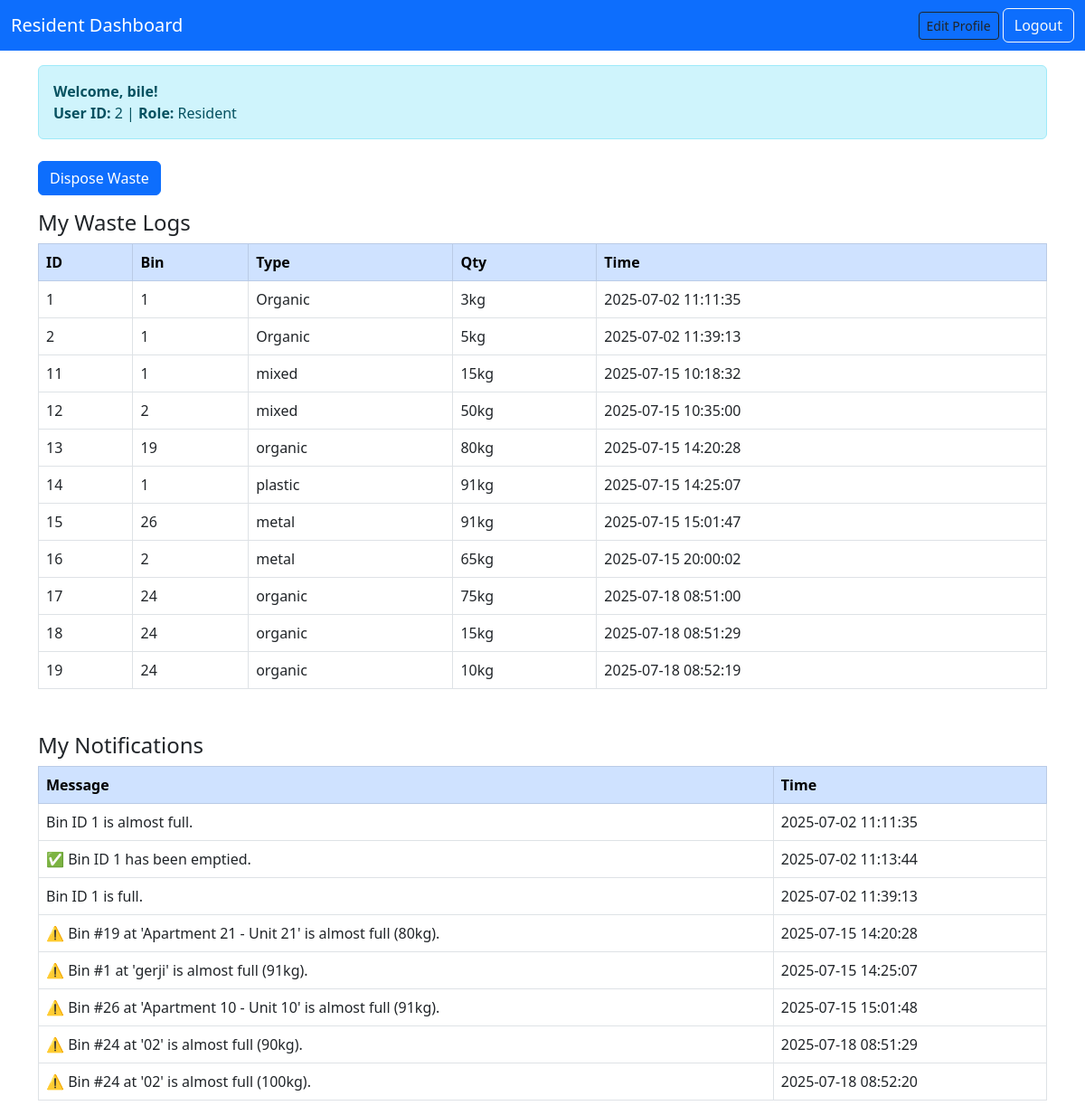
/final_project/php/resident_dashboard.php (signed in), run on the app's committed database.
### tables this page shows
CREATE TABLE `waste_disposal` (
  `id` int(11) NOT NULL,
  `user_id` int(11) DEFAULT NULL,
  `bin_id` int(11) DEFAULT NULL,
  `waste_type` varchar(50) DEFAULT NULL,
  `quantity_kg` double DEFAULT NULL,
  `disposal_time` timestamp NOT NULL DEFAULT current_timestamp(),
  `category` enum('Recyclable','Non-Recyclable') NOT NULL DEFAULT 'Non-Recyclable'
);

CREATE TABLE `notifications` (
  `notification_id` int(11) NOT NULL,
  `user_id` int(11) DEFAULT NULL,
  `message` text DEFAULT NULL,
  `timestamp` timestamp NOT NULL DEFAULT current_timestamp(),
  `is_read` tinyint(1) DEFAULT 0
);

### final_project/php/resident_dashboard.php (the view, shortened to what this page needs)
<?php
include 'db.php';
$user_id = $_SESSION['user_id'];
?>
<!DOCTYPE html>
<html>
<head>
  <link href="https://cdn.jsdelivr.net/npm/bootstrap@5.3.0/dist/css/bootstrap.min.css" rel="stylesheet">
</head>
<body>
<nav class="navbar navbar-dark bg-primary">
  <div class="container-fluid d-flex justify-content-between">
    <span class="navbar-brand">Resident Dashboard</span>
    <div>
   <a href="edit_user.php" class="btn btn-outline-dark btn-sm ms-2">Edit Profile</a>
    <a href="logout.php" class="btn btn-outline-light">Logout</a>
  </div>
</div>
</nav>
<div class="container mt-3">
  <div class="alert alert-info">
    <strong>Welcome, <?= $_SESSION['name'] ?>!</strong><br>
    <strong>User ID:</strong> <?= $_SESSION['user_id'] ?> |
    <strong>Role:</strong> <?= ucfirst($_SESSION['role']) ?>
  </div>
</div>
<div class="container mt-4">
  <a href="../html/dispose_waste.php" class="btn btn-primary mb-3">Dispose Waste</a>
  <h4>My Waste Logs</h4>
  <table class="table table-bordered">
    <tr class="table-primary"><th>ID</th><th>Bin</th><th>Type</th><th>Qty</th><th>Time</th></tr>
    <?php
    $res = $conn->prepare("SELECT * FROM waste_disposal WHERE user_id = ?");
    $res->bind_param("i", $user_id);
    $res->execute();
    $result = $res->get_result();
    while ($row = $result->fetch_assoc()) {
      echo "<tr>
        <td>{$row['id']}</td>
        <td>{$row['bin_id']}</td>
        <td>{$row['waste_type']}</td>
        <td>{$row['quantity_kg']}kg</td>
        <td>{$row['disposal_time']}</td>
      </tr>";
    }
    ?>
  </table>
  <h4 class="mt-5">My Notifications</h4>
  <table class="table table-bordered">
    <tr class="table-primary"><th>Message</th><th>Time</th></tr>
    <?php
    $res = $conn->prepare("SELECT * FROM notifications WHERE user_id = ?");
    $res->bind_param("i", $user_id);
    $res->execute();
    $result = $res->get_result();
    while ($row = $result->fetch_assoc()) {
      echo "<tr>
        <td>{$row['message']}</td>
        <td>{$row['timestamp']}</td>
      </tr>";
    }
    ?>
  </table>
</div>
</body>
</html>

### data on the page
waste_disposal: id "1", bin "1", waste_type "Organic", quantity_kg "3", disposal_time "2025-07-02 11:11:35"
waste_disposal: id "2", bin "1", waste_type "Organic", quantity_kg "5", disposal_time "2025-07-02 11:39:13"
waste_disposal: id "11", bin "1", waste_type "mixed", quantity_kg "15", disposal_time "2025-07-15 10:18:32"
waste_disposal: id "12", bin "2", waste_type "mixed", quantity_kg "50", disposal_time "2025-07-15 10:35:00"
waste_disposal: id "13", bin "19", waste_type "organic", quantity_kg "80", disposal_time "2025-07-15 14:20:28"
waste_disposal: id "14", bin "1", waste_type "plastic", quantity_kg "91", disposal_time "2025-07-15 14:25:07"
waste_disposal: id "15", bin "26", waste_type "metal", quantity_kg "91", disposal_time "2025-07-15 15:01:47"
waste_disposal: id "16", bin "2", waste_type "metal", quantity_kg "65", disposal_time "2025-07-15 20:00:02"
waste_disposal: id "17", bin "24", waste_type "organic", quantity_kg "75", disposal_time "2025-07-18 08:51:00"
waste_disposal: id "18", bin "24", waste_type "organic", quantity_kg "15", disposal_time "2025-07-18 08:51:29"
waste_disposal: id "19", bin "24", waste_type "organic", quantity_kg "10", disposal_time "2025-07-18 08:52:19"
notifications: message "Bin ID 1 is almost full.", timestamp "2025-07-02 11:11:35"
notifications: message "✅ Bin ID 1 has been emptied.", timestamp "2025-07-02 11:13:44"
notifications: message "Bin ID 1 is full.", timestamp "2025-07-02 11:39:13"
notifications: message "⚠️ Bin #19 at 'Apartment 21 - Unit 21' is almost full (80kg).", timestamp "2025-07-15 14:20:28"
notifications: message "⚠️ Bin #1 at 'gerji' is almost full (91kg).", timestamp "2025-07-15 14:25:07"
notifications: message "⚠️ Bin #26 at 'Apartment 10 - Unit 10' is almost full (91kg).", timestamp "2025-07-15 15:01:48"
notifications: message "⚠️ Bin #24 at '02' is almost full (90kg).", timestamp "2025-07-18 08:51:29"
notifications: message "⚠️ Bin #24 at '02' is almost full (100kg).", timestamp "2025-07-18 08:52:20"

### other printed values
$_SESSION['name'] "bile"
$_SESSION['user_id'] "2"
$_SESSION['role'] "Resident"
